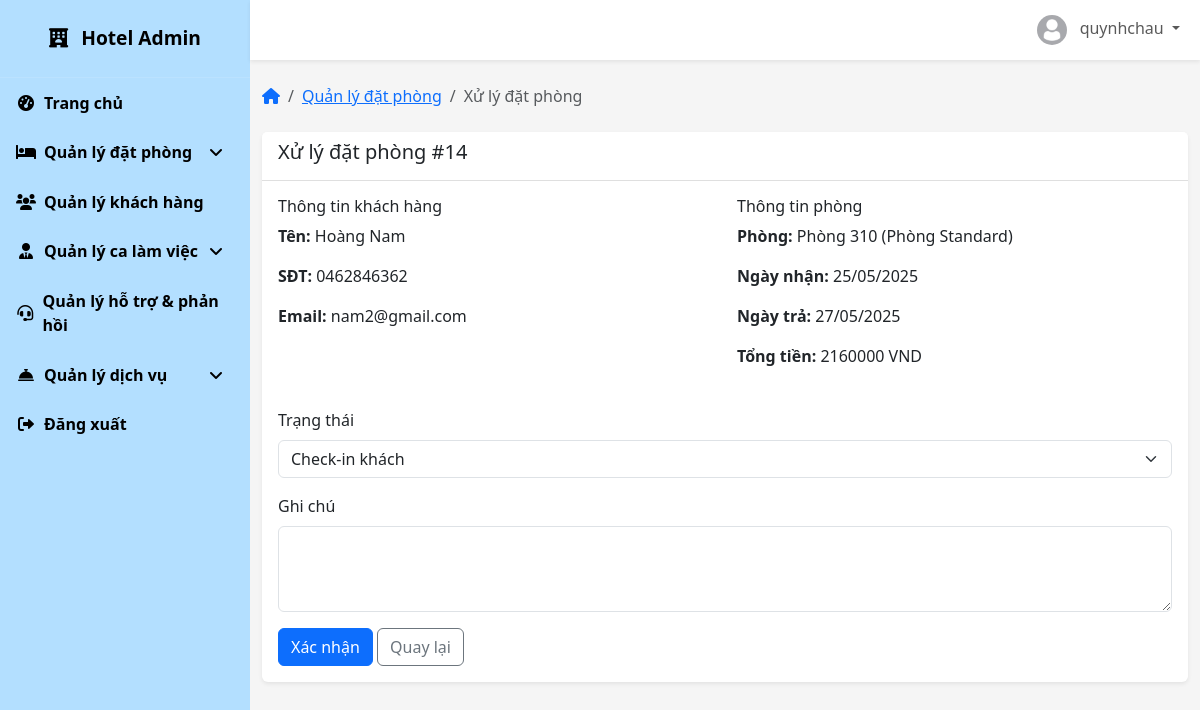
The page /admin-dashboard/bookings/14/ (signed in) on the database its author committed.
### accounts/models.py (models this page shows, shortened)
class TaiKhoan(AbstractBaseUser, PermissionsMixin):
    username = models.CharField(
        max_length=150,
        unique=True,
        verbose_name=_('Tên đăng nhập'),
        error_messages={
            'unique': _("Tên đăng nhập đã tồn tại."),
        },
    )
    email = models.EmailField(
        verbose_name=_('Địa chỉ email'),
        max_length=255,
        unique=True,
        blank=True,
        null=True,
        error_messages={
            'unique': _("Email đã được sử dụng."),
        },
    )
    sdt = models.CharField(
        max_length=15,
        verbose_name=_('Số điện thoại'),
        blank=True,
        null=True,
    )
    dia_chi = models.TextField(
        verbose_name=_('Địa chỉ'),
        blank=True,
        null=True,
    )
    loai_tk = models.CharField(
        max_length=20,
        choices=[
            ('khach_hang', 'Khách hàng'),
            ('nhan_vien', 'Nhân viên'),
            ('admin', 'Quản lý'),
        ],
        default='khach_hang',
        verbose_name=_('Loại tài khoản'),
    )
    is_staff = models.BooleanField(
        default=False,
        verbose_name=_('Truy cập quản trị'),
    )
    is_active = models.BooleanField(
        default=True,
        verbose_name=_('Kích hoạt'),
    )
    objects = TaiKhoanManager()
    USERNAME_FIELD = 'username'
    REQUIRED_FIELDS = ['email']
    class Meta:
        verbose_name = _('Tài khoản')
        verbose_name_plural = _('Tài khoản')

### core/models.py (models this page shows, shortened)
class DonDatPhong(models.Model):
    TRANG_THAI_CHOICES = [
        ('cho_xac_nhan', 'Chờ xác nhận'),
        ('da_xac_nhan', 'Đã xác nhận'),
        ('da_checkin', 'Đã check-in'),
        ('da_checkout', 'Đã check-out'),
        ('da_huy', 'Đã hủy'),
    ]
    ma_ddp = models.AutoField(primary_key=True)
    khach_hang = models.ForeignKey(KhachHang, on_delete=models.CASCADE)
    phong = models.ForeignKey(Phong, on_delete=models.CASCADE)
    ngay_dat = models.DateTimeField(auto_now_add=True)
    ngay_nhan = models.DateField()
    ngay_tra = models.DateField()
    so_luong_nguoi = models.PositiveIntegerField(default=1)
    gia_ddp = models.FloatField(validators=[MinValueValidator(0)])
    trang_thai = models.CharField(max_length=20, choices=TRANG_THAI_CHOICES, default='cho_xac_nhan')
    ghi_chu = models.TextField(blank=True)
    da_thanh_toan = models.BooleanField(default=False)

class KhachHang(models.Model):
    ma_kh = models.AutoField(primary_key=True)
    tai_khoan = models.OneToOneField(settings.AUTH_USER_MODEL, on_delete=models.CASCADE)
    ten_kh = models.CharField(max_length=50)
    sdt = models.CharField(max_length=10)
    email = models.EmailField()
    dia_chi = models.TextField()
    anh_dai_dien = models.ImageField(upload_to='khach_hang/', null=True, blank=True)
    ghi_chu = models.TextField(blank=True)

class Phong(models.Model):
    LOAI_PHONG_CHOICES = [
        ('standard', 'Phòng Standard'),
        ('deluxe', 'Phòng Deluxe'),
        ('suite', 'Phòng Suite'),
        ('family', 'Phòng Gia đình'),
    ]
    TRANG_THAI_CHOICES = [
        ('trong', 'Trống'),
        ('da_dat', 'Đã đặt'),
        ('dang_su_dung', 'Đang sử dụng'),
        ('bao_tri', 'Bảo trì'),
    ]
    ma_p = models.AutoField(primary_key=True)
    ten_p = models.CharField(max_length=50, unique=True)
    gia = models.FloatField(validators=[MinValueValidator(0)])
    loai_p = models.CharField(max_length=25, choices=LOAI_PHONG_CHOICES)
    chinh_sach_huy_p = models.TextField()
    mo_ta = models.TextField()
    anh_dai_dien = models.ImageField(upload_to='phong/')
    trang_thai = models.CharField(max_length=20, choices=TRANG_THAI_CHOICES, default='trong')
    suc_chua = models.PositiveIntegerField(default=2)
    tien_ich = models.TextField(blank=True)

### core/views.py (the view, shortened to what this page needs)
# urls.py: path('admin-dashboard/bookings/<int:pk>/', core_views.process_booking, name='process_booking'),
@login_required
@user_passes_test(lambda u: u.is_authenticated and getattr(u, 'loai_tk', '').strip().lower() in ['admin', 'nhan_vien'])
def process_booking(request, pk):
    logger.debug(f"User accessing process_booking: {request.user.username}, Role: {getattr(request.user, 'loai_tk', 'N/A')}, Authenticated: {request.user.is_authenticated}")
    booking = get_object_or_404(DonDatPhong, pk=pk)
    context = {
        'booking': booking,
        'is_admin': request.user.loai_tk == 'admin',
        'is_staff': request.user.loai_tk == 'nhan_vien',
    }
    return render(request, 'admin/process_booking.html', context)

### core/context_processors.py (called while the page is built)
def user_roles_processor(request):
    is_user_true_admin = False  # Phân biệt admin thật sự (superuser hoặc loai_tk='admin')
    is_regular_staff_role = False  # Nhân viên thường, không phải admin/superuser
    if request.user.is_authenticated:
        if request.user.is_superuser or getattr(request.user, 'loai_tk', None) == 'admin':
            is_user_true_admin = True
        if getattr(request.user, 'loai_tk', None) == 'nhan_vien' and not is_user_true_admin:
            is_regular_staff_role = True
    return {
        'is_user_true_admin': is_user_true_admin,
        'is_regular_staff_role': is_regular_staff_role,
    }

### templates/admin/process_booking.html (shortened to what this page needs)
{% extends 'admin/base.html' %}
{% block breadcrumb %}
<li class="breadcrumb-item"><a href="{% url 'admin_booking_management' %}">Quản lý đặt phòng</a></li>
<li class="breadcrumb-item active" aria-current="page">Xử lý đặt phòng</li>
{% endblock %}
{% block admin_content %}
<div class="card">
    <div class="card-header">
        <h5>Xử lý đặt phòng #{{ booking.ma_ddp }}</h5>
    </div>
    <div class="card-body">
        <div class="row mb-4">
            <div class="col-md-6">
                <h6>Thông tin khách hàng</h6>
                <p><strong>Tên:</strong> {{ booking.khach_hang.ten_kh }}</p>
                <p><strong>SĐT:</strong> {{ booking.khach_hang.sdt }}</p>
                <p><strong>Email:</strong> {{ booking.khach_hang.email }}</p>
            </div>
            <div class="col-md-6">
                <h6>Thông tin phòng</h6>
                <p><strong>Phòng:</strong> {{ booking.phong.ten_p }} ({{ booking.phong.get_loai_p_display }})</p>
                <p><strong>Ngày nhận:</strong> {{ booking.ngay_nhan|date:"d/m/Y" }}</p>
                <p><strong>Ngày trả:</strong> {{ booking.ngay_tra|date:"d/m/Y" }}</p>
                <p><strong>Tổng tiền:</strong> {{ booking.gia_ddp|floatformat:0 }} VND</p>
            </div>
        </div>
        <form method="post">
            <div class="mb-3">
                <label class="form-label">Trạng thái</label>
                <select name="action" class="form-select">
                    {% if booking.trang_thai == 'cho_xac_nhan' %}
                    <option value="confirm">Xác nhận đặt phòng</option>
                    <option value="cancel">Hủy đặt phòng</option>
                    {% elif booking.trang_thai == 'da_xac_nhan' %}
                    <option value="checkin">Check-in khách</option>
                    {% elif booking.trang_thai == 'da_checkin' %}
                    <option value="checkout">Check-out khách</option>
                    {% endif %}
                </select>
            </div>
            <div class="mb-3">
                <label class="form-label">Ghi chú</label>
                <textarea name="note" class="form-control" rows="3"></textarea>
            </div>
            <button type="submit" class="btn btn-primary">Xác nhận</button>
            <a href="{% url 'admin_booking_management' %}" class="btn btn-outline-secondary">Quay lại</a>
        </form>
    </div>
</div>
{% endblock %}

### templates/admin/base.html (shortened to what this page needs)
{% extends 'base.html' %}
{% load static %}
{% block extra_css %}
<link rel="stylesheet" href="https://cdnjs.cloudflare.com/ajax/libs/font-awesome/6.0.0/css/all.min.css">
{% endblock %}
{% block content %}
<div class="sidebar" style="background-color: #B3DFFF; color: black;">
    <div class="sidebar-brand">
        <i class="fas fa-hotel me-2"></i>
        <span>Hotel Admin</span>
    </div>
    <ul class="sidebar-nav">
        <li class="sidebar-nav-item">
            <a href="{% url 'admin_dashboard' %}" class="sidebar-nav-link {% if request.resolver_match.url_name == 'admin_dashboard' %}active{% endif %}" style="color: black; font-weight: bold;">
                <i class="fas fa-tachometer-alt"></i>
                <span>Trang chủ</span>
            </a>
        </li>
        <li class="sidebar-nav-item">
            <a href="#roomManagement" class="sidebar-nav-link " data-bs-toggle="collapse" style="color: black; font-weight: bold;">
                <i class="fas fa-bed"></i>
                <span>Quản lý đặt phòng</span>
                <i class="fas fa-angle-down ms-auto"></i>
            </a>
        </li>
        <li class="sidebar-nav-item">
            <a href="{% url 'admin_customer_management' %}" class="sidebar-nav-link {% if request.resolver_match.url_name == 'admin_customer_management' %}active{% endif %}" style="color: black; font-weight: bold;">
                <i class="fas fa-users"></i>
                <span>Quản lý khách hàng</span>
            </a>
        </li>
        <li class="sidebar-nav-item">
            <a href="#staffManagement" class="sidebar-nav-link " data-bs-toggle="collapse" style="color: black; font-weight: bold;">
                <i class="fas fa-user-tie"></i>
                <span>Quản lý ca làm việc</span>
                <i class="fas fa-angle-down ms-auto"></i>
            </a>
        </li>
        <li class="sidebar-nav-item">
            <a href="{% url 'admin_request_management' %}" class="sidebar-nav-link {% if request.resolver_match.url_name == 'admin_request_management' %}active{% endif %}" style="color: black; font-weight: bold;">
                <i class="fas fa-headset"></i>
                <span>Quản lý hỗ trợ & phản hồi</span>
            </a>
        </li>
        <li class="sidebar-nav-item">
            <a href="#serviceManagement" class="sidebar-nav-link " data-bs-toggle="collapse" style="color: black; font-weight: bold;">
                <i class="fas fa-concierge-bell"></i>
                <span>Quản lý dịch vụ</span>
                <i class="fas fa-angle-down ms-auto"></i>
            </a>
        </li>
        <li class="sidebar-nav-item">
            <a href="{% url 'logout' %}" class="sidebar-nav-link" style="color: black; font-weight: bold;">
                <i class="fas fa-sign-out-alt"></i>
                <span>Đăng xuất</span>
            </a>
        </li>
    </ul>
</div>
<div class="main-content">
    <nav class="navbar navbar-expand navbar-light bg-white">
        <div class="container-fluid">
            <ul class="navbar-nav ms-auto">
                <li class="nav-item dropdown">
                    <a class="nav-link dropdown-toggle" href="#" id="navbarDropdown" role="button" data-bs-toggle="dropdown" aria-expanded="false">
                        <img src="{% if user.avatar %}{{ user.avatar.url}}{% else %}{% static 'images/default-avartar.jpg' %}{% endif %}" class="avatar me-2" alt="Avatar">
                        <span class="d-none d-md-inline">{{ request.user.get_full_name|default:request.user.username }}</span>
                    </a>
                </li>
            </ul>
        </div>
    </nav>
    <div class="container-fluid py-4">
        <nav aria-label="breadcrumb" class="mb-4">
            <ol class="breadcrumb">
                <li class="breadcrumb-item"><a href="{% url 'admin_dashboard' %}"><i class="fas fa-home"></i></a></li>
                {% block breadcrumb %}
                {% endblock %}
            </ol>
        </nav>
        {% block admin_content %}
        {% endblock %}
    </div>
</div>
{% endblock %}

### templates/admin/base.html (style rules this page uses)
:root { --sidebar-width: 250px; --navbar-height: 60px; --primary-color: #3498db; --secondary-color: #2c3e50; --light-color: #ecf0f1; --dark-color: #34495e; --success-color: #2ecc71; --danger-color: #e74c3c; --warning-color: #f39c12; }
body { font-family: 'Segoe UI', Tahoma, Geneva, Verdana, sans-serif; background-color: #f5f5f5; }
.sidebar { width: var(--sidebar-width); height: 100vh; position: fixed; top: 0; left: 0; background-color: var(--secondary-color); color: white; transition: all 0.3s; z-index: 1000; }
.sidebar-brand { padding: 1.5rem 1rem; font-size: 1.2rem; font-weight: bold; text-align: center; border-bottom: 1px solid rgba(255, 255, 255, 0.1); }
.sidebar-nav { padding: 0; list-style: none; }
.sidebar-nav-item { position: relative; }
.sidebar-nav-link { display: flex; align-items: center; padding: 0.8rem 1rem; color: rgba(255, 255, 255, 0.7); text-decoration: none; transition: all 0.3s; }
.sidebar-nav-link i { margin-right: 0.5rem; width: 20px; text-align: center; }
.main-content { margin-left: var(--sidebar-width); padding-top: var(--navbar-height); min-height: 100vh; transition: all 0.3s; }
.navbar { height: var(--navbar-height); position: fixed; top: 0; right: 0; left: var(--sidebar-width); z-index: 1030; background-color: white; box-shadow: 0 0.125rem 0.25rem rgba(0, 0, 0, 0.075); }
.breadcrumb { background-color: transparent; padding: 0; }
.card { border: none; box-shadow: 0 0.125rem 0.25rem rgba(0, 0, 0, 0.075); margin-bottom: 1.5rem; }
.card-header { background-color: white; border-bottom: 1px solid rgba(0, 0, 0, 0.125); font-weight: bold; }
.avatar { width: 30px; height: 30px; border-radius: 50%; object-fit: cover; }

### rows shown on the page
TaiKhoan: user.get_full_name "quynhchau"
DonDatPhong: ma_ddp "14", khach_hang.ten_kh "Hoàng Nam", khach_hang.sdt "0462846362", khach_hang.email "nam2@gmail.com", phong.ten_p "Phòng 310", phong.loai_p "Phòng Standard", ngay_nhan "25/05/2025", ngay_tra "27/05/2025", gia_ddp "2160000", action "Check-in khách"
